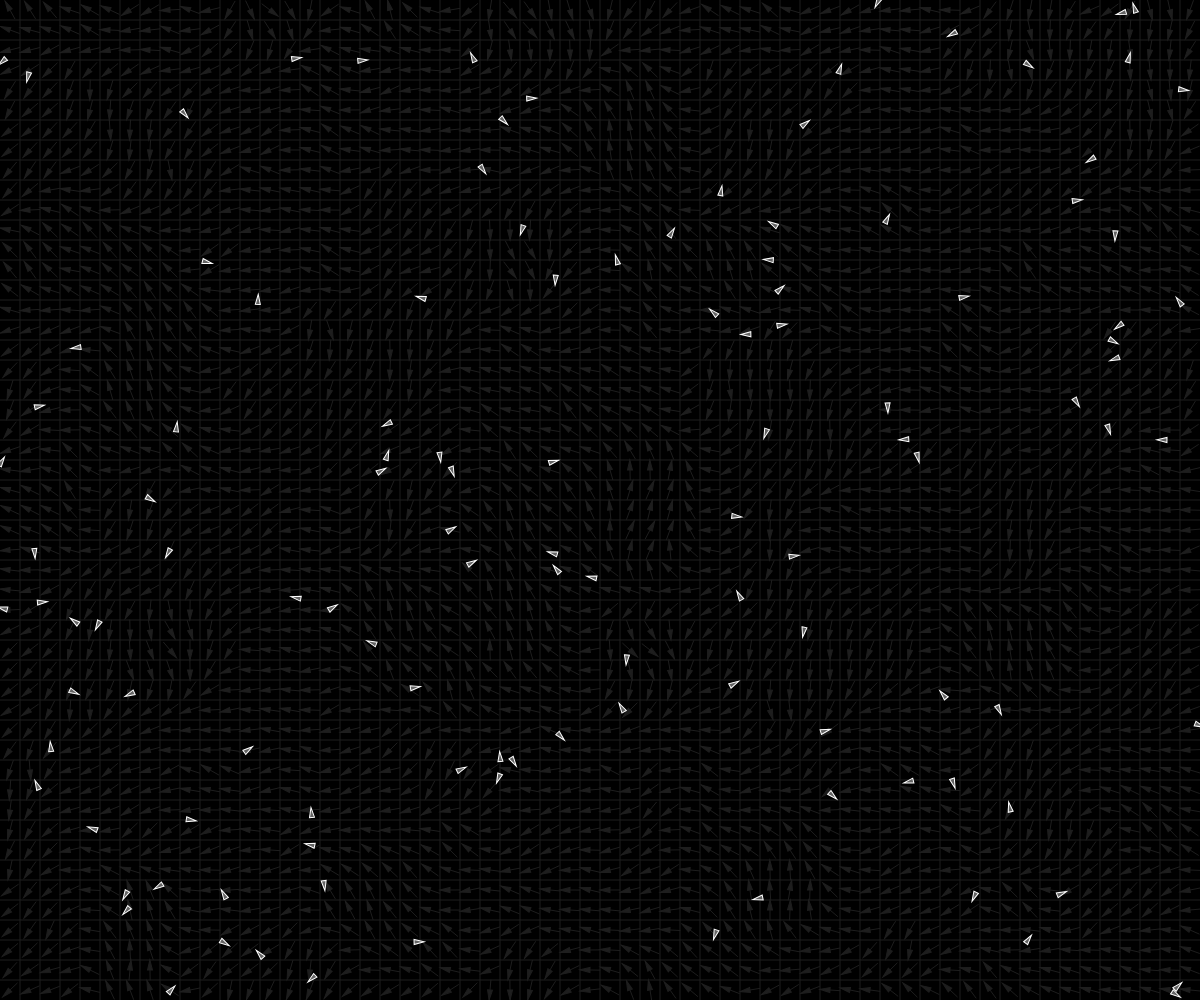
Frame 1 (no input)
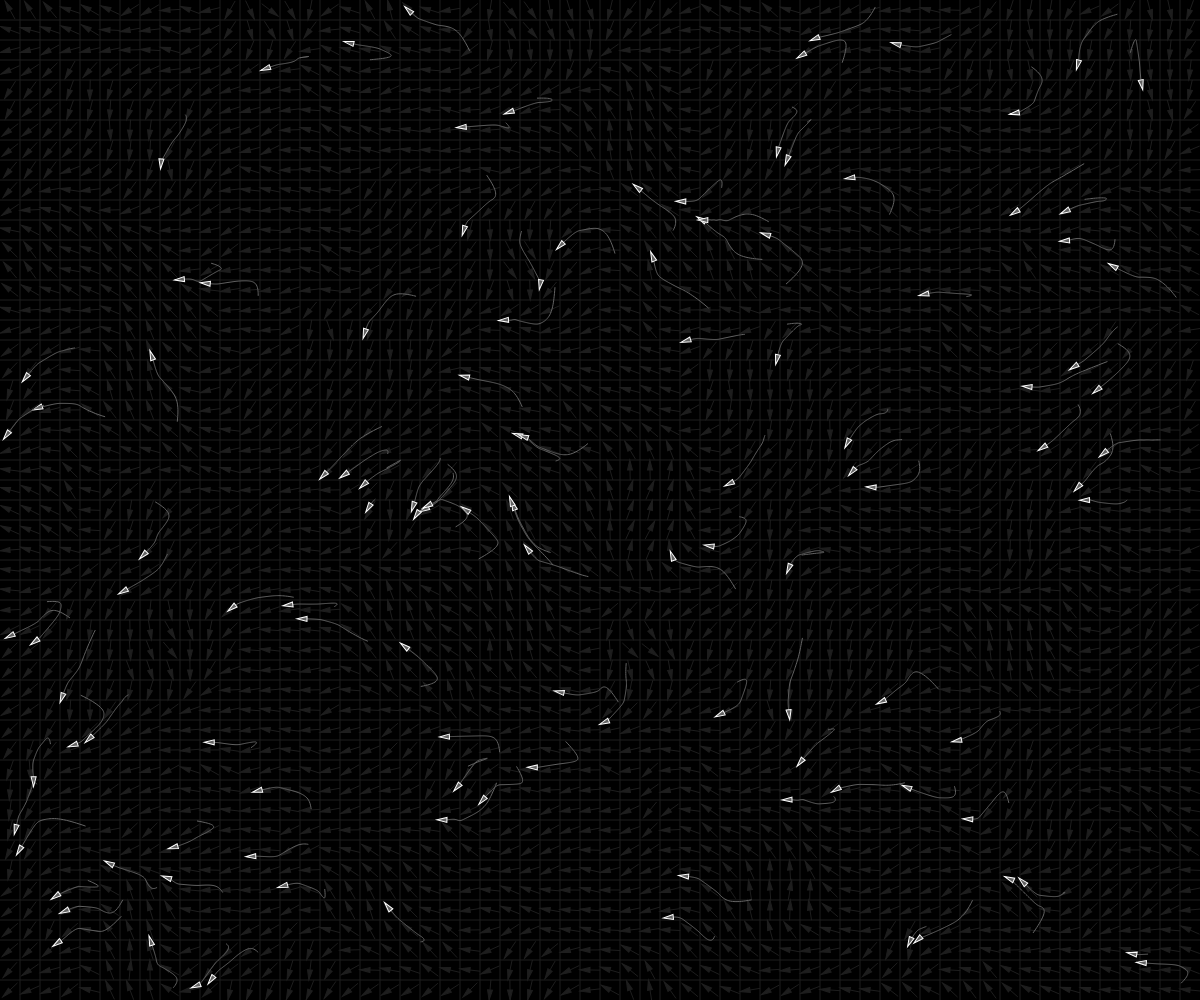
Frame 60 (no input)
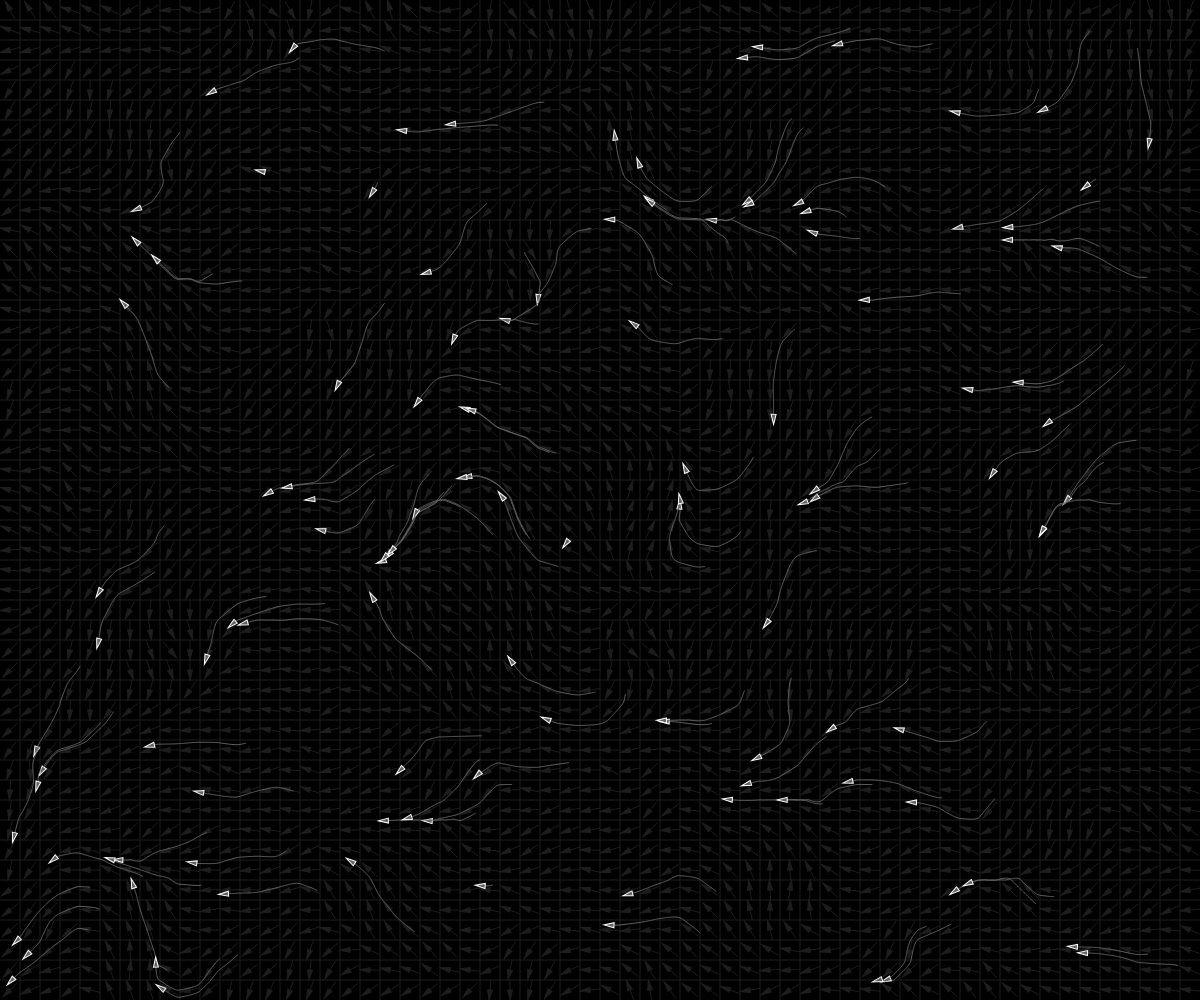
Frame 120 (the mouse pressed at the canvas centre since frame 60)

The p5.js sketch that drew these frames (run headless with seeded random() and noise() and a simulated clock; from frame 60 on, the mouse is pressed at the canvas centre):

// p5.js sketch
// ── sketch.js
var vehicles = [];
var flowField;

let i,x,y;
function setup() {
  createCanvas(innerWidth, innerHeight);
  angleMode(RADIANS);
  flowField = new FlowField(20)
  flowField.Initarr()
  for(let i =0;i<(innerWidth>innerHeight?innerWidth/10:innerHeight/10);i++){
    x = random(0,innerWidth);
    y = random(0,innerHeight);
    vehicles.push(new Vehicle(x,y))
  }
}

function draw() {
  background(0);
  flowField.draw()
  for(i in vehicles){
    vehicles[i].update()
      vehicles[i].flow(flowField.res)
  }
}

// ── class.js

class Vehicle {
    constructor(x,y){
        this.pos = createVector(x,y);
        this.radius = 5;
        this.vel = p5.Vector.random2D();
        this.vel.setMag(random(1,8))
        this.acc = createVector(0,0);
        this.maxSpeed = 1;
        this.maxSteer = 0.2;
        this.trailLine = [];
    }
    isExited(){
        if(this.pos.x <= 0 ){
            return true;
        }
        if(this.pos.x>= innerWidth){
            return true;
        }
        if(this.pos.y <= 0 ){
            return true;
        }
        if(this.pos.y>= innerHeight){
            return true;
        }
    }
    flow(res){
        let i = Math.floor(this.pos.y/res);
        let j = Math.floor(this.pos.x/res);
        if(j >=flowField.arr[0].length||i>=flowField.arr.length) return;
        let desire = flowField.arr[i][j];
        
        desire.mult(this.maxSpeed);
        let steer = p5.Vector.sub(desire,this.vel);
        steer.mult(this.maxSteer);
        this.applyForce(steer);
    }
    applyForce(force){
        this.acc.add(force)
    }
    drawTrail(){
        this.trailLine.unshift(createVector(this.pos.x,this.pos.y))
        if(this.trailLine.length >= 100){
            this.trailLine.pop();
        }
        if(this.trailLine.length > 2){
            stroke(100);
            noFill()
            beginShape()
            for(let i =0;i<this.trailLine.length;i++){
                curveVertex(this.trailLine[i].x,this.trailLine[i].y)
            }
            endShape()
        }
    }
    draw(){
        push()
        stroke(255)
        fill(100)
        translate(this.pos)
        rotate(this.vel.heading()-radians(90))
        triangle(-this.radius/2,-this.radius,this.radius/2,-this.radius,0,this.radius);
        //circle(0,0,20);
        pop()
    }
    update(){
        this.drawTrail();
        this.draw();
        
        this.vel.add(this.acc);
        this.pos.add(this.vel);
        this.acc.set(0,0);
        if(this.isExited()){
            this.pos.x = random(10,innerWidth-10);
            this.pos.y = random(10,innerHeight-10)
            this.trailLine = [];
        }
    }
}

class FlowField{
    constructor(resolution){
        this.arr = [];
        this.res = resolution;
    }
    Initarr(){
        let xoff = 0,yoff=0,diff = random(0.05,0.2)
        for(let i =0;i<Math.floor(innerHeight/this.res);i++){
            this.arr.push([])
            yoff = 0;
            for(let j =0;j<Math.floor(innerWidth/this.res);j++){
                let angle = map(noise(xoff,yoff),0,1,0,TWO_PI)
                this.arr[i].push(createVector(cos(angle),sin((angle))));
                yoff+=diff;
            }
            xoff+=diff;
        }
        this.draw();
    }
    draw(){
        stroke(30)
        for (let i = 1; i < Math.floor(innerWidth/this.res); i++) {
            line(i*this.res,0,i*this.res,innerHeight)
        }
        for (let i = 1; i < Math.floor(innerHeight/this.res); i++) {
            line(0,i*this.res,innerWidth,i*this.res)
        }
        for (let i = 0; i < this.arr.length; i++) {
            for (let j = 0; j < this.arr[i].length; j++) {
                let radius = this.res/4
                push()
                stroke(30)
                fill(30)
                translate((j*this.res)+(this.res/2),(i*this.res)+(this.res/2));
                line(-this.arr[i][j].x*(this.res/2),-this.arr[i][j].y*(this.res/2),this.arr[i][j].x*(this.res/2),this.arr[i][j].y*(this.res/2));
                translate(this.arr[i][j].x*(this.res/4),this.arr[i][j].y*(this.res/4))
                rotate(this.arr[i][j].heading()-radians(90))
                triangle(-radius/2,-radius,radius/2,-radius,0,radius);
                pop()
            }
        }
    }
}
